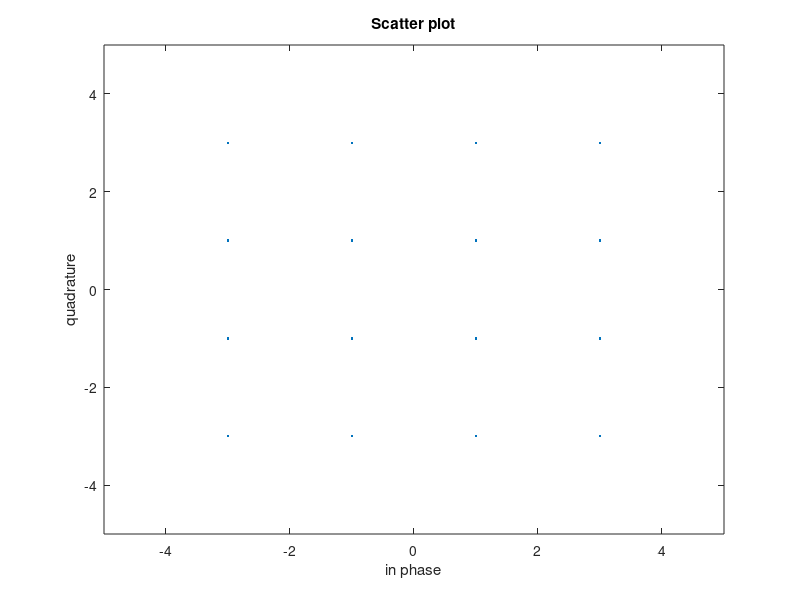
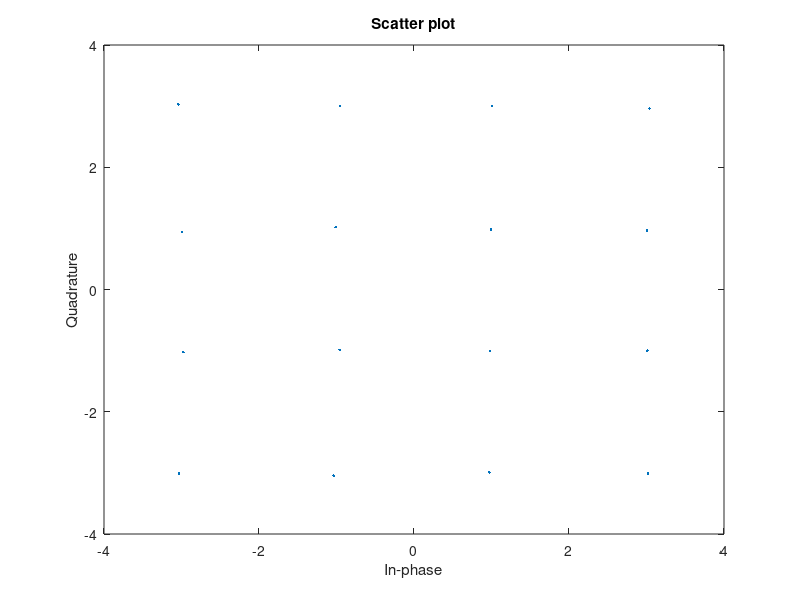

Here is the MATLAB script that generated these plots, in order:
clc;clear;close all;
M = 16;
s = (0:M-1);
y = qammod(s,M);
scatterplot(y),xlim( [ -5 5 ]) , ylim( [ -5 5 ]),
xlabel('in phase'), ylabel('quadrature');

EbN0dB=20 ;
 EbN0=10^(EbN0dB/10);
 n=(1/sqrt(2))*[randn(1,length(y))+1j*randn(1,length(y))];
 sigma=sqrt(1/((log2(16))*EbN0));
 r = y +sigma*n;
 scatterplot(r)
 